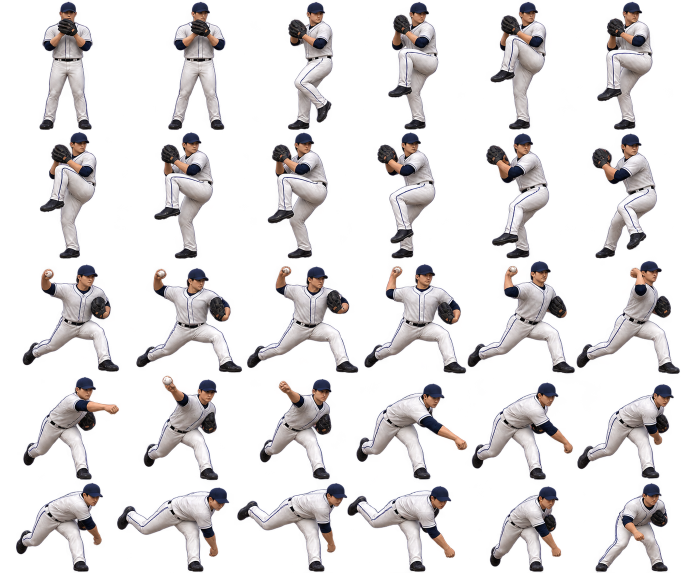
#> input picture game/assets/pitcher-right-overhand-30.png, 1374 x 1145 px (shown at 1/2 size)
$ python normalize_pitcher_sprite.py
#> lines starting #> are read from the running program, lines starting #| are printed output that depends on the picture; after the words box and inside, x2 and y2 are one past the last pixel; in counts of white or black regions, pixels touching at a corner belong together
"""Normalize pitcher atlases without losing limbs that cross cell borders."""

from pathlib import Path

import cv2
import numpy as np
from PIL import Image


ROOT = Path(__file__).resolve().parents[1]
SPECS = (
    ("pitcher-right-overhand-30.png", "pitcher-right-overhand-30-normalized.png", "sprite30-normalized-frames", 6, 5),
    ("pitcher-right-underhand.png", "pitcher-right-underhand-normalized.png", "underhand12-normalized-frames", 4, 3),
)


def normalize(source_name: str, output_name: str, frames_name: str, cols: int, rows: int) -> None:
#> called with source_name = 'pitcher-right-overhand-30.png', output_name = 'pitcher-right-overhand-30-normalized.png', frames_name = 'sprite30-normalized-frames', cols = 6, rows = 5
    source_path = ROOT / "game/assets" / source_name
    output_path = ROOT / "game/assets" / output_name
    frames_path = ROOT / "diagnostic_output" / frames_name
    source = Image.open(source_path).convert("RGBA")
#> source is the input picture: PIL image 1374x1145 RGBA; mean R, G, B, A 58.1, 53.4, 54.8, 70.3
    cell_width, cell_height = source.width // cols, source.height // rows
#> cell_width = 229; cell_height = 229
    if cell_width != cell_height or source.size != (cols * cell_width, rows * cell_height):
        raise ValueError(f"{source_name}: atlas is not an exact square-cell {cols}x{rows} grid")
    cell = cell_width
#> cell = 229
    margin = max(12, round(cell * .05))
#> margin = 12
    ground_y = cell - margin
#> ground_y = 217
    rgba = np.asarray(source)
    alpha = rgba[:, :, 3]
    _, labels = cv2.connectedComponents((alpha > 24).astype(np.uint8), 8)
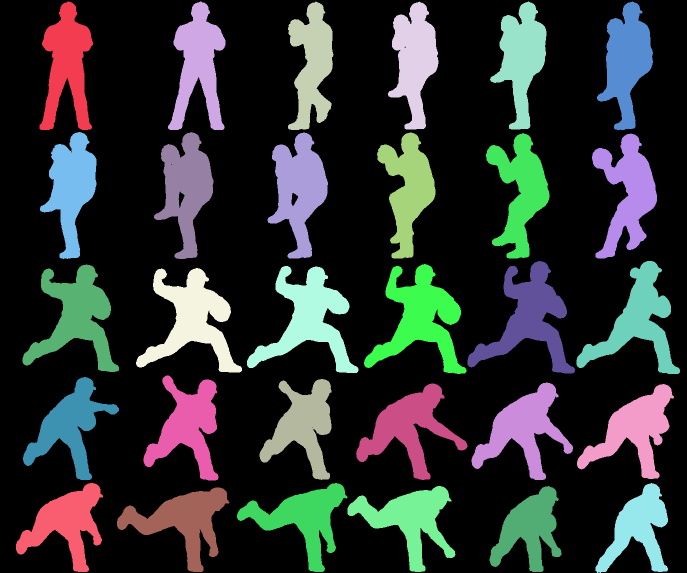
#> labels: shape (1145, 1374) int32 (shown at 1/2 size); 33 distinct labels, from 0 to 32; one colour per label, 0 black

    chosen = []
    bounds = []
    for index in range(cols * rows):
        col, row = index % cols, index // cols
        x0, y0 = col * cell, row * cell
        inset = labels[y0 + margin : y0 + cell - margin // 2, x0 + margin : x0 + cell - margin]
        ids, counts = np.unique(inset[inset > 0], return_counts=True)
        label = int(ids[np.argmax(counts)])
        ys, xs = np.where(labels == label)
        chosen.append(label)
        bounds.append((int(xs.min()), int(ys.min()), int(xs.max() + 1), int(ys.max() + 1)))
#> this loop made 30 passes
#> (ids, counts, label) on passes 1 to 12: ([1], [13165], 1), ([2], [13185], 2), ([3], [12111], 3), ([4, 7], [13210, 1], 4), ([5], [13259], 5), ([6], [13951], 6), ([1, 8], [953, 12756], 8), ([2, 9], [935, 13655], 9), ([3, 10], [736, 14351], 10), ([4, 11], [658, 12316], 11), ([5, 12], [657, 12038], 12), ([6, 13], [680, 12482], 13)
#> pass 1, in normalize, `inset = labels[y0 + margin : y0 + cell - margin // 2, x0 + margin : x0..`:
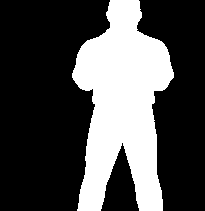
#> inset: shape (211, 205) int32; values 0 (black) and 1 (white), 30.4% white; 1 white region, box (x1, y1, x2, y2) and area: (72, 0, 174, 211) 13165
#> after the loop, bounds = 30 items, first 6: (79, 3, 186, 260), (336, 3, 451, 260), (576, 3, 667, 260), (776, 3, 877, 259), (980, 3, 1093, 259), (1194, 3, 1306, 260); chosen = 30 values, max 32 at index 25, min 1 at index 0, mean 16.5

    max_width = max(right - left for left, _, right, _ in bounds)
#> max_width = 225
    max_height = max(bottom - top for _, top, _, bottom in bounds)
#> max_height = 257
    scale = min((cell - 2 * margin) / max_width, (cell - 2 * margin) / max_height)
#> scale = 0.798

    atlas = Image.new("RGBA", source.size)
#> atlas: PIL image 1374x1145 RGBA; every value is 0
    frames_path.mkdir(parents=True, exist_ok=True)
    for index, (label, bbox) in enumerate(zip(chosen, bounds)):
        left, top, right, bottom = bbox
        mask = labels[top:bottom, left:right] == label
        crop = rgba[top:bottom, left:right].copy()
        crop[:, :, 3] = np.where(mask, crop[:, :, 3], 0)
        pose = Image.fromarray(crop, "RGBA")
        size = (max(1, round(pose.width * scale)), max(1, round(pose.height * scale)))
        pose = pose.resize(size, Image.Resampling.LANCZOS)

        frame = Image.new("RGBA", (cell, cell))
        x = (cell - pose.width) // 2
        y = ground_y - pose.height
        frame.alpha_composite(pose, (x, y))
        frame.save(frames_path / f"frame-{index + 1:02d}.png")
        atlas.alpha_composite(frame, ((index % cols) * cell, (index // cols) * cell))
#> this loop made 30 passes
#> (label, left, top, right, bottom, size, x, y) on passes 1 to 12: (1, 79, 3, 186, 260, (85, 205), 72, 12), (2, 336, 3, 451, 260, (92, 205), 68, 12), (3, 576, 3, 667, 260, (73, 205), 78, 12), (4, 776, 3, 877, 259, (81, 204), 74, 13), (5, 980, 3, 1093, 259, (90, 204), 69, 13), (6, 1194, 3, 1306, 260, (89, 205), 70, 12), (8, 80, 264, 193, 518, (90, 203), 69, 14), (9, 308, 264, 427, 518, (95, 203), 67, 14), (10, 535, 265, 656, 517, (97, 201), 66, 16), (11, 754, 265, 871, 517, (93, 201), 68, 16), (12, 972, 266, 1099, 517, (101, 200), 64, 17), (13, 1184, 267, 1314, 517, (104, 199), 62, 18)
#> pass 1, in normalize, `pose = pose.resize(size, Image.Resampling.LANCZOS)`:
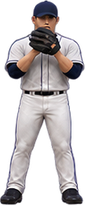
#> pose: PIL image 85x205 RGBA; mean R, G, B, A 83.8, 78.7, 80.9, 133.4; transparent parts drawn white
#> after the loop:
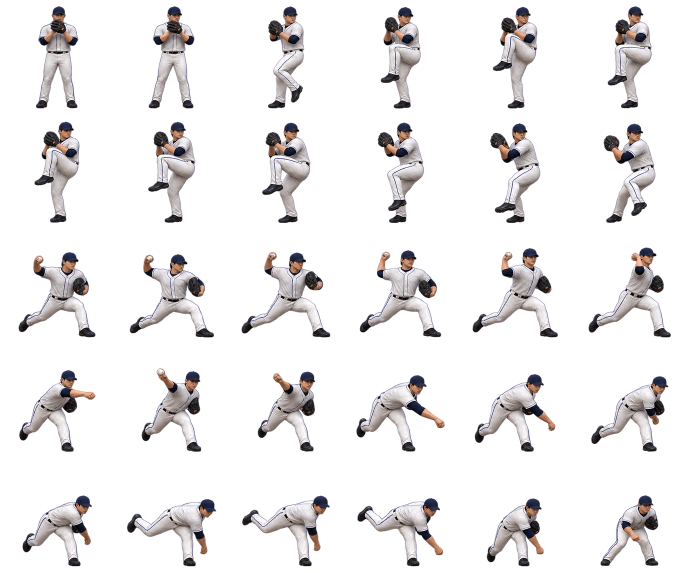
#> atlas: PIL image 1374x1145 RGBA (shown at 1/2 size); mean R, G, B, A 27.9, 26.1, 26.7, 44.6; transparent parts drawn white
#> after the loop:
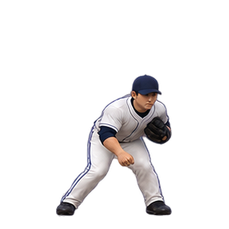
#> frame: PIL image 229x229 RGBA; mean R, G, B, A 21.2, 19.6, 20.2, 35; transparent parts drawn white
#> after the loop:
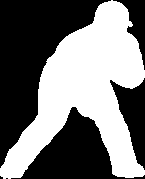
#> mask: shape (179, 145) bool; 46% white; 1 white region, box (x1, y1, x2, y2) and area: (0, 0, 145, 179) 11935
#> after the loop:
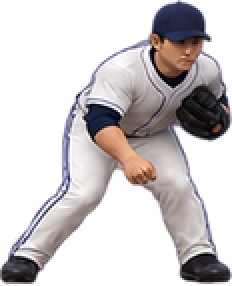
#> pose: PIL image 116x143 RGBA (shown 2 times larger); mean R, G, B, A 67, 61.9, 63.9, 110.7; transparent parts drawn white

    atlas.save(output_path)
    print(f"saved {output_path}")
    print(f"uniform scale={scale:.4f}, source max={max_width}x{max_height}, ground={ground_y}")
#| uniform scale=0.7977, source max=225x257, ground=217


def main() -> None:
    for spec in SPECS:
        normalize(*spec)
#> pass 2 of the loop in main, `for spec in SPECS:`:
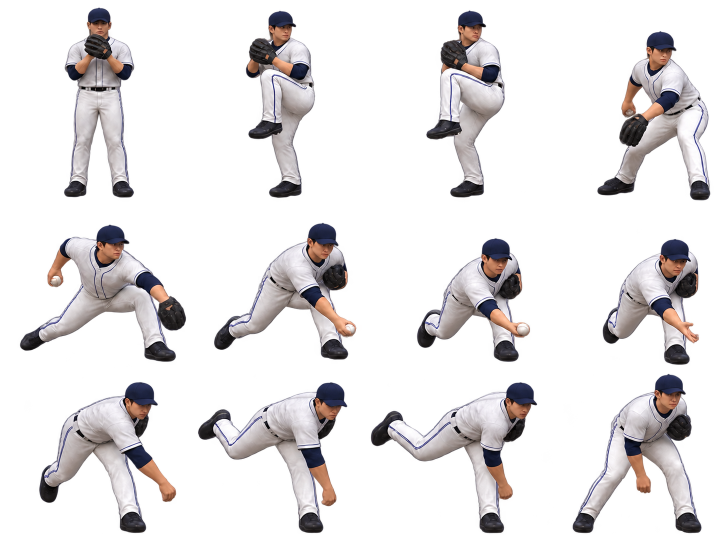
#> input picture game/assets/pitcher-right-underhand.png, 1448 x 1086 px (shown at 1/2 size)
#> in normalize, source is the input picture: PIL image 1448x1086 RGBA; mean R, G, B, A 42.2, 39, 39.9, 62
#> alpha: shape (1086, 1448)
#> labels: shape (1086, 1448) int32; 13 distinct labels, from 0 to 12
#> the loop in normalize (call 2), `for index in range(cols * rows):` made 12 passes
#> (ids, counts, label) on passes 1 to 8: ([1], [29049], 1), ([2], [26822], 2), ([3], [28604], 3), ([4], [31628], 4), ([1, 6], [1193, 37173], 6), ([2, 5], [876, 32886], 5), ([3, 7], [869, 26919], 7), ([4, 8], [1391, 25935], 8)
#> pass 1, in normalize (call 2), `inset = labels[y0 + margin : y0 + cell - margin // 2, x0 + margin : x0..`:
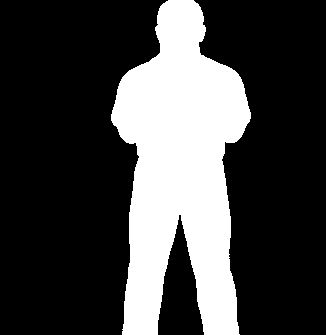
#> inset: shape (335, 326) int32; values 0 (black) and 1 (white), 26.6% white; 1 white region, box (x1, y1, x2, y2) and area: (111, 0, 251, 335) 29049
#> after the loop in normalize (call 2), `for index in range(cols * rows):`: bounds = 12 items, first 6: (128, 15, 269, 396), (491, 21, 631, 396), (852, 21, 1010, 396), (1194, 62, 1421, 401), (40, 449, 372, 724), (428, 445, 713, 720); chosen = [1, 2, 3, 4, 6, 5, 7, 8, 10, 11, 12, 9]
#> max_width = 334
#> max_height = 381
#> scale = 0.856
#> the loop in normalize (call 2), `for index, (label, bbox) in enumerate(zip(chosen, bounds)):` made 12 passes
#> (label, left, top, right, bottom, size, x, y) on passes 1 to 8: (1, 128, 15, 269, 396, (121, 326), 120, 18), (2, 491, 21, 631, 396, (120, 321), 121, 23), (3, 852, 21, 1010, 396, (135, 321), 113, 23), (4, 1194, 62, 1421, 401, (194, 290), 84, 54), (6, 40, 449, 372, 724, (284, 235), 39, 109), (5, 428, 445, 713, 720, (244, 235), 59, 109), (7, 834, 476, 1061, 724, (194, 212), 84, 132), (8, 1205, 478, 1398, 730, (165, 216), 98, 128)
#> after the loop in normalize (call 2), `for index, (label, bbox) in enumerate(zip(chosen, bounds)):`:
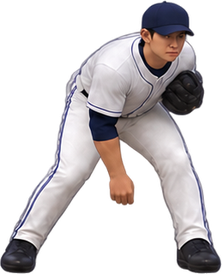
#> pose: PIL image 222x274 RGBA; mean R, G, B, A 67.7, 62.9, 64.4, 107.5; transparent parts drawn white
#| uniform scale=0.8556, source max=334x381, ground=344


if __name__ == "__main__":
    main()
